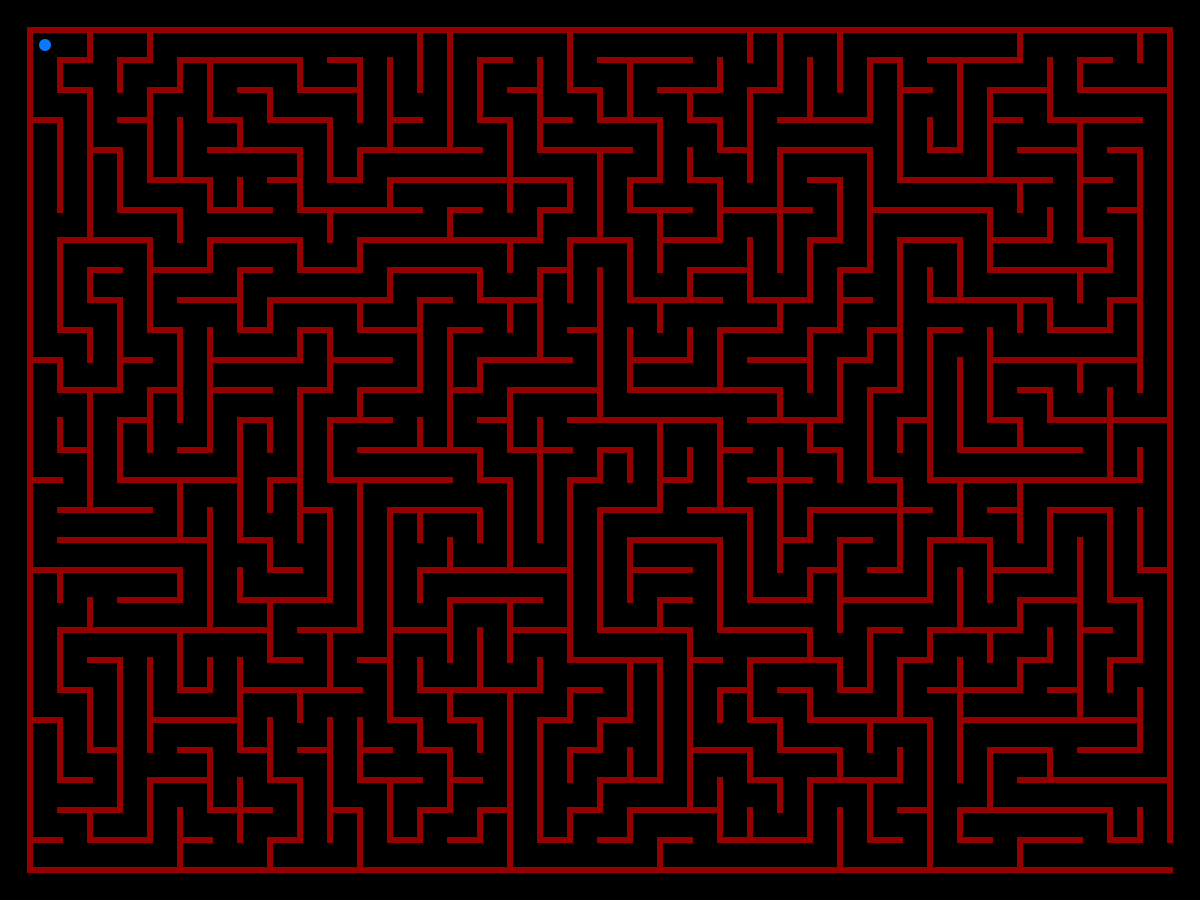
Frame 1 (no input)
Frame 60 (the mouse pressed at the canvas centre just before this capture): identical to frame 1, image omitted
Frame 120 (the mouse held since frame 60 and released just before this capture): identical to frame 1, image omitted

The Processing sketch that drew this single still picture (run headless with seeded random() and noise(); from frame 60 on, the mouse is pressed at the canvas centre):

// Processing sketch: maze
// ── maze.pde
//Maze settings ----------------------------------------------
int s = 30; //number of cells by the height of the app
int MAZE_X, MAZE_Y; //width and height of the mase in cells
float CELLSIZE;     //side of a cell (square)
float WALLSIZE;     //wall stroke
bsMaze maze;


//Game globals - nothing to change
ArrayList<cell> grid = new ArrayList<cell>();
player player;

void setup() 
{
  size(1200, 900);
  //fullScreen();
  CELLSIZE = height / (s * 1.0);
  WALLSIZE = CELLSIZE / 5.0;
  MAZE_X = (int)(width / CELLSIZE);
  MAZE_Y = (int)(height / CELLSIZE);
  
  maze = new bsMaze(MAZE_X,MAZE_Y);
  player = new player(1,1);
}

void draw() {
  background(0);
  stroke(255);
  fill(255);
  translate(-WALLSIZE/2,-WALLSIZE/2);
  for(int c = 0; c < grid.size(); c++)
  {
    cell buf1 = grid.get(c);
    buf1.drawMe();
  }  
  player.drawMe();
}


class player
{
  int x =1;
  int y =1;
  
  player(int sx, int sy)
  {
    this.x=sx;
    this.y=sy;
  }
  
  void drawMe()
  {
    noStroke();
    float d = CELLSIZE-WALLSIZE;  
    //rect((this.x*CELLSIZE)+WALLSIZE,(this.y*CELLSIZE)+WALLSIZE,d,d);
    fill(10,120,255);
    ellipse((this.x*CELLSIZE)+WALLSIZE+d/2,(this.y*CELLSIZE)+WALLSIZE+d/2,d-WALLSIZE*2,d-WALLSIZE*2);
  }
  
  void moveMe(String dir)
  {
    int cellnum = this.x*MAZE_Y+this.y;
    cell buf = grid.get(cellnum);
    //buf.test=true;
    //grid.set(cellnum,buf);
    int dx = 0;
    int dy = 0;
    switch(dir)
    {
      case "left" :  if(buf.left)   dx=-1; break;
      case "right" : if(buf.right)  dx= 1; break;
      case "up" :    if(buf.top)    dy=-1; break;
      case "down" :  if(buf.bottom) dy= 1; break;
    }
    this.x=this.x+dx;
    this.y=this.y+dy;
  }
}

class cell
{
  int x;
  int y;
  boolean top = true;
  boolean left = true;
  boolean right = true;
  boolean bottom = true;
  boolean test =  false;
  
  cell(int xx,int yy)
  {
    this.x=xx;
    this.y=yy;
  }
  
  boolean drawMe()
  {
    if(this.x==0) return(false);
    if(this.y==0) return(false);
    if(this.x==MAZE_X-1) return(false);
    if(this.y==MAZE_Y-1) return(false);
    
    float sx = this.x*CELLSIZE;
    float sy = this.y*CELLSIZE;
    float w = CELLSIZE+WALLSIZE;
    float h = CELLSIZE+WALLSIZE;
    float s = WALLSIZE;
    
    noStroke();
    if(this.test)
    {
      fill(color(100,200,300,150));
      rect(sx,sy,w,h);
    }  
    fill(color(150,0,0));
    if(!this.top)     rect(sx,sy,w,s);
    if(!this.left)    rect(sx,sy,s,w);
    if(!this.bottom)  rect(sx,sy+CELLSIZE,w,s);
    if(!this.right)   rect(sx+CELLSIZE,sy,s,w);
    return(true);
  }
}

void keyPressed()
{
  println(keyCode);
  if(keyCode==UP)    player.moveMe("up");
  if(keyCode==DOWN)  player.moveMe("down");
  if(keyCode==LEFT)  player.moveMe("left");
  if(keyCode==RIGHT) player.moveMe("right");
}

// ── mazegenerator.pde
class bsMaze
{
  int mx =10;
  int my = 10;
  int last;
  
  CellPos currcell;
  ArrayList<CellPos> cellstack;
  boolean[][] horwalls;
  boolean[][] verwalls;
  boolean[][] visited;
  boolean whiledraw;
  
  bsMaze(int mazex,int mazey)
  {
    this.mx=mazex;
    this.my=mazey;
    this.visited = new boolean[this.mx][this.my];
    this.cellstack = new ArrayList<CellPos>();
    this.verwalls = new boolean[this.mx][this.my + 1];
    this.horwalls = new boolean[this.mx + 1][this.my];
    this.currcell = new CellPos(1, 1);
    this.cellstack.add(this.currcell);
    this.domaze();
    this.cmaze();
    this.fillGrid();
  }
  
  private void domaze() 
  {
    //make empty grid
    for(int i = 0; i < this.mx; i++) 
    {
      for(int j = 0; j < this.my; j++) 
      {
        this.visited[i][j] = false;
        this.verwalls[i][j] = true;
        this.horwalls[i][j] = true;
        grid.add(new cell(i,j)); //here we have grid init
      }
    }

   //make frame
    for(int x = 0; x < this.mx; x++) 
    {
      this.visited[x][0] = true;
      this.verwalls[x][this.my] = true;
      this.visited[x][this.my - 1] = true;
    }
    for(int y = 0; y < this.my; y++) 
    {
      this.visited[0][y] = true;
      this.visited[this.mx - 1][y] = true;
      this.horwalls[this.mx][y] = true;
    }
    this.whiledraw = true;
  }
  
  private void cmaze()
  {
    while(this.whiledraw)
    {
      if(this.whiledraw & this.cellstack.size() > 0) 
      {
        ArrayList<CellPos> neighbours = this.unvisited_n(this.currcell);
       if(neighbours.size() > 0) 
       {
         this.cellstack.add(0, this.currcell);
         this.currcell = neighbours.get((int)random(neighbours.size()));
         this.visited[this.currcell.x][this.currcell.y] = true;
         CellPos old = this.cellstack.get(0);

         if(old.x == currcell.x) 
         {
           if (old.y > this.currcell.y) 
           {
             this.horwalls[old.x][old.y] = false;
           } 
           else 
           {
             this.horwalls[this.currcell.x][this.currcell.y] = false;
           }
         } 
         else 
         {
           if(old.x > this.currcell.x) 
           {
             this.verwalls[old.x][old.y] = false;
           } 
           else 
           {
              this.verwalls[this.currcell.x][this.currcell.y] = false;
           }
         }
       } 
       else 
       {
          this.currcell = this.cellstack.get(0);
          this.cellstack.remove(0);
       }
     } 
     else 
     {
        this.whiledraw = false;
     }  
   }
  }
  
  private ArrayList<CellPos> unvisited_n(CellPos cp) 
  {
    ArrayList<CellPos> u = new ArrayList<CellPos>();
    u.add(new CellPos(cp.x - 1, cp.y));
    u.add(new CellPos(cp.x, cp.y + 1));
    u.add(new CellPos(cp.x, cp.y - 1));
    u.add(new CellPos(cp.x + 1, cp.y));
    for(int i = u.size() - 1; i >= 0; i--) 
    {
      CellPos c = u.get(i);
      if (this.visited[c.x][c.y]) u.remove(i);
    }
    return u;
  }

  private void fillGrid()
  {
    for(int c = 0; c < grid.size(); c++)
    {
      cell buf1 = grid.get(c);
      if(this.horwalls[buf1.x][buf1.y]) 
      {
         buf1.top=false;
      }
      if(buf1.y<this.my-1)
      {
         if(this.horwalls[buf1.x][buf1.y+1]) 
        {
          buf1.bottom=false;
        }
      }
      else
      {
         buf1.bottom=false;
      }
      if(this.verwalls[buf1.x][buf1.y]) 
      {
        buf1.left=false;
      }
      if(buf1.x<this.mx-1)
      {
        if(this.verwalls[buf1.x+1][buf1.y]) 
        {  
          buf1.right=false;
        }
      }
      else
      {  
        buf1.right=false;
      }
      grid.set(c,buf1);
    }
    //get last cell, and remove border
    this.last=grid.size()-this.my-2;
    cell buf1 = grid.get(this.last);
    buf1.right=true;
    grid.set(this.last,buf1); 
  }
  
}



class CellPos 
{
  int x, y;
  CellPos(int x, int y) 
  {
    this.x = x;
    this.y = y;
  }
}
